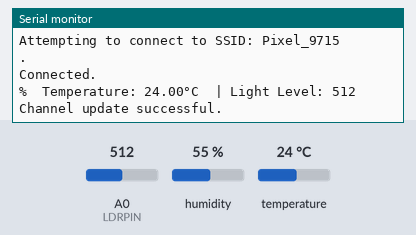
Recording of a sketch running on a simulated Arduino MKR. On the bench: the last lines printed to the serial monitor. The inputs (shaded band) are chosen by the test bench; at power-on: temperature 24 °C, A0 (LDRPIN) = 512, humidity 55 %. WiFi joins after 1.5 s; servers stay silent unless stated.

Above: at 18.0 s.
18.1 s: temperature set to 12 °C
At 22.06 s:
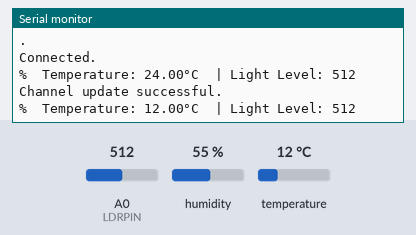
34.4 s: A0 (LDRPIN) set to 716
At 38.5 s:
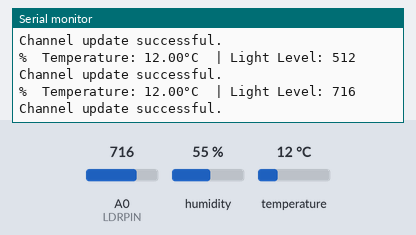
50.7 s: temperature set to 19 °C
At 53.4 s:
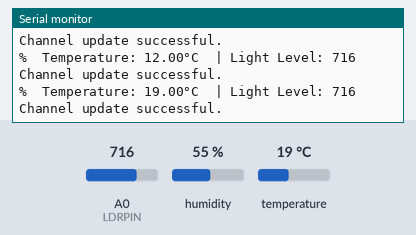
67.0 s: A0 (LDRPIN) set to 900
At 69.5 s:
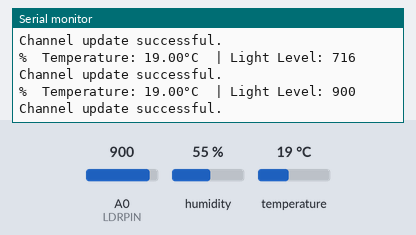
Timing chart, 0 to 71.0 s (numbered marks = the images above; inputs shaded):
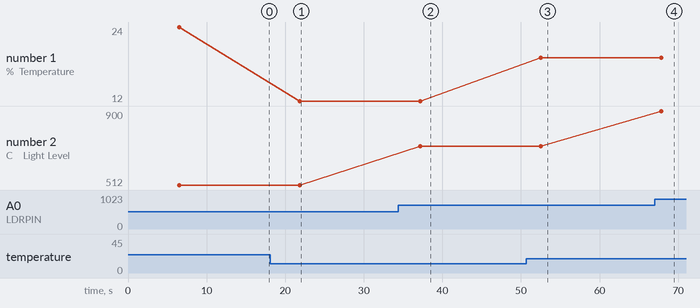

Measured:
- after the input at 18.1 s, the serial monitor: prints a new line after 3.7 s (image 1)
- after the input at 34.4 s, the serial monitor: prints a new line after 2.8 s (image 2)
- after the input at 50.7 s, the serial monitor: prints a new line after 1.8 s (image 3)
- after the input at 67.0 s, the serial monitor: prints a new line after 0.82 s (image 4)
- plotted number 1: 24 → 12 after the input at 18.1 s, 12 → 19 after the input at 50.7 s
- plotted number 2: 512 → 716 after the input at 34.4 s, 716 → 900 after the input at 67.0 s

The sketch:

2.1P.ino
```cpp
#include "DHT.h"
#include "ThingSpeak.h"
#include <SPI.h>
#include <WiFiNINA.h>

#define SECRET_CH_ID 3382998
#define SECRET_WRITE_APIKEY "PI7O5W9JG99CS0J0"

#define DHTPIN 2
#define DHTTYPE DHT11

#define LDRPIN A0

DHT dht(DHTPIN, DHTTYPE);

char ssid[] = "Pixel_9715";

WiFiClient client;

unsigned long myChannelNumber = SECRET_CH_ID;
const char* myWriteAPIKey = SECRET_WRITE_APIKEY;


void setup() {
  Serial.begin(9600);  // Initialize serial
  while (!Serial) {
    ;  // wait for serial port to connect. Needed for Leonardo native USB port only
  }
  dht.begin();

  ThingSpeak.begin(client);  // Initialize ThingSpeak
}

void loop() {
  if (WiFi.status() != WL_CONNECTED) {
    Serial.print("Attempting to connect to SSID: ");
    Serial.println(ssid);
    while (WiFi.status() != WL_CONNECTED) {
      WiFi.begin(ssid);
      Serial.print(".");
      delay(5000);
    }
    Serial.println("\nConnected.");
  }


  float temperature = dht.readTemperature();
  if (isnan(temperature)) {
    Serial.println(F("Failed to read from DHT sensor!"));
    return;
  }
  Serial.print(F("%  Temperature: "));
  Serial.print(temperature);
  Serial.print(F("°C "));


  int lightSensorValue = analogRead(LDRPIN);
  Serial.print(" | Light Level: ");
  Serial.println(lightSensorValue);

  ThingSpeak.setField(1, temperature);
  ThingSpeak.setField(2, lightSensorValue);

   int x = ThingSpeak.writeFields(myChannelNumber, myWriteAPIKey);
  if(x == 200){
    Serial.println("Channel update successful.");
  }
  else{
    Serial.println("Problem updating channel. HTTP error code " + String(x));
  }

  delay(15000);
}
```
